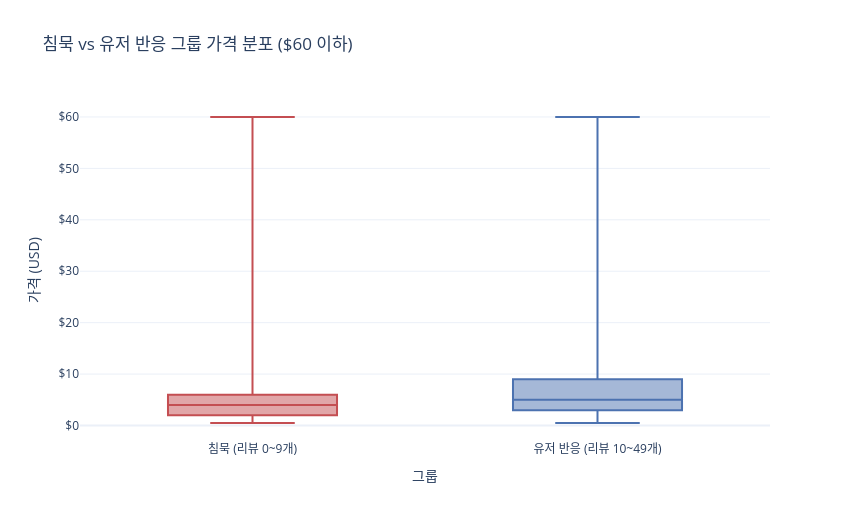

Source (notebook cell):
### Code cell
fig = px.box(
    price_df,
    x="response_group",
    y="price",
    color="response_group",
    color_discrete_map=GROUP_COLOR,
    category_orders={"response_group": GROUP_ORDER},
    points=False,
    title="침묵 vs 유저 반응 그룹 가격 분포 ($60 이하)",
    labels={"response_group": "그룹", "price": "가격 (USD)"},
)
fig.update_layout(template="plotly_white", showlegend=False, width=850, height=520)
fig.update_yaxes(tickprefix="$")
fig.show()

### Figure 1 — Plotly figure (JSON) as saved in the notebook; plotly's stock layout.template omitted (floating-point values rounded to 4 significant figures; data arrays with more than 128 entries replaced by an {"elided": "..."} marker saying what was removed)
{"data": [{"alignmentgroup": "True", "boxpoints": false, "hovertemplate": "그룹=%{x}<br>가격 (USD)=%{y}<extra></extra>", "legendgroup": "침묵 (리뷰 0~9개)", "marker": {"color": "#C44E52"}, "name": "침묵 (리뷰 0~9개)", "notched": false, "offsetgroup": "침묵 (리뷰 0~9개)", "orientation": "v", "showlegend": true, "type": "box", "x": {"elided": "6661 str values"}, "x0": " ", "xaxis": "x", "y": {"elided": "6661 float values"}, "y0": " ", "yaxis": "y"}, {"alignmentgroup": "True", "boxpoints": false, "hovertemplate": "그룹=%{x}<br>가격 (USD)=%{y}<extra></extra>", "legendgroup": "유저 반응 (리뷰 10~49개)", "marker": {"color": "#4C72B0"}, "name": "유저 반응 (리뷰 10~49개)", "notched": false, "offsetgroup": "유저 반응 (리뷰 10~49개)", "orientation": "v", "showlegend": true, "type": "box", "x": {"elided": "4821 str values"}, "x0": " ", "xaxis": "x", "y": {"elided": "4821 float values"}, "y0": " ", "yaxis": "y"}], "layout": {"boxmode": "overlay", "height": 520, "legend": {"title": {"text": "그룹"}, "tracegroupgap": 0}, "showlegend": false, "title": {"text": "침묵 vs 유저 반응 그룹 가격 분포 ($60 이하)"}, "width": 850, "xaxis": {"anchor": "y", "categoryarray": ["침묵 (리뷰 0~9개)", "유저 반응 (리뷰 10~49개)"], "categoryorder": "array", "domain": [0, 1], "title": {"text": "그룹"}}, "yaxis": {"anchor": "x", "domain": [0, 1], "tickprefix": "$", "title": {"text": "가격 (USD)"}}}}
